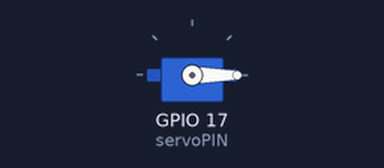
This program was run on a simulated Raspberry Pi (BCM pin numbers). Parts: servo. Servo angles are drawn from the pulse width (0.5 ms = 0°, 2.5 ms = 180°).

Above: at 0.05 s.
At 1.05 s:
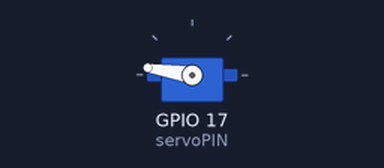
At 2.0 s:
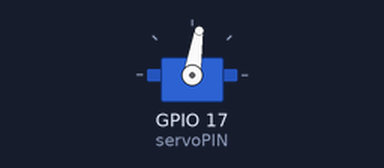
Timing chart, 0 to 4.6 s (numbered marks = the images above):
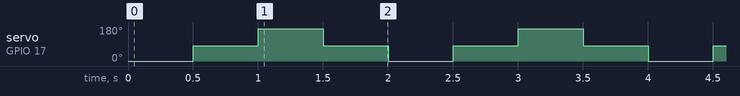

The program:

main.py
```python
import RPi.GPIO as GPIO
import time

servoPIN = 17
GPIO.setmode(GPIO.BCM)
GPIO.setup(servoPIN, GPIO.OUT)

p = GPIO.PWM(servoPIN, 50) # GPIO 17 for PWM with 50Hz
p.start(2.5) # Initialization
try:
  while True:
    p.ChangeDutyCycle(2.0)
    time.sleep(0.5)
    p.ChangeDutyCycle(7.0)
    time.sleep(0.5)
    p.ChangeDutyCycle(12.0)
    time.sleep(0.5)
    p.ChangeDutyCycle(7.0)
    time.sleep(0.5)
    p.ChangeDutyCycle(2.0)
    time.sleep(0.5)
    p.ChangeDutyCycle(7.0)
    time.sleep(0.5)
    p.ChangeDutyCycle(12.0)
    time.sleep(0.5)
    p.ChangeDutyCycle(7.0)
    time.sleep(0.5)
except KeyboardInterrupt:
  p.stop()
  GPIO.cleanup()
```

Measured:
- by itself, servo on GPIO 17 (servoPIN): repeats every 2.0 s: 171° 0.50 s, 81° 0.50 s, 0° 0.50 s, 81° 0.50 s
